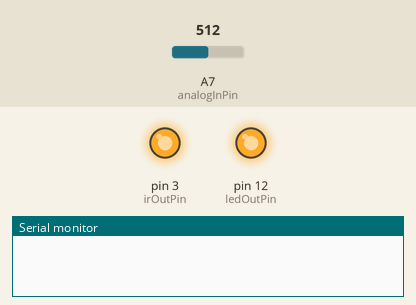
A sketch run on a simulated Arduino Nano, built with avr-gcc and run on an emulated ATmega328P. Shown: output pins drawn as LEDs (lit = HIGH), the last lines printed to the serial monitor. The inputs (shaded band) are chosen by the test bench; at power-on: A7 (analogInPin) = 512. EEPROM starts erased.

Above: at 1.2 s.
1.3 s: A7 (analogInPin) set to 33
2.8 s: A7 (analogInPin) set to 28
At 3.8 s:
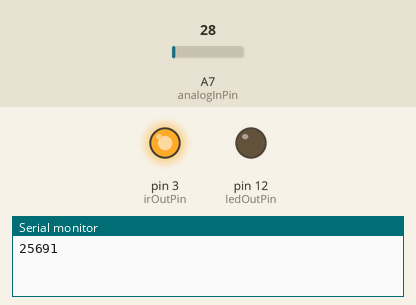
4.3 s: A7 (analogInPin) set to 57
5.8 s: A7 (analogInPin) set to 64
At 6.2 s:
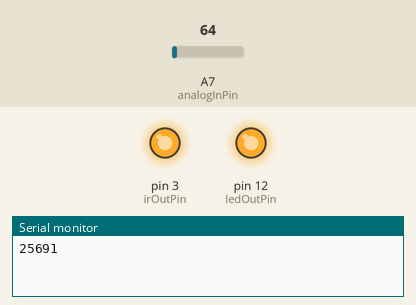
7.3 s: A7 (analogInPin) set to 20
At 7.8 s:
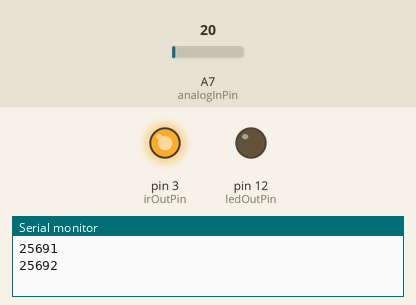
Timing chart, 0 to 9.8 s (numbered marks = the images above; inputs shaded):
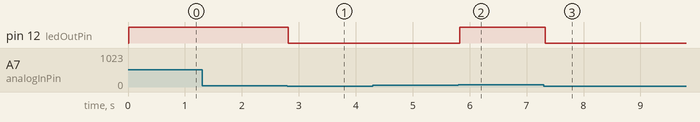

The sketch:

Nano_watermeter.ino
```cpp
#include <EEPROM.h>
const int analogInPin = A7;  // Analog input pin that the photo transistor is attached to
const int irOutPin = 3; // Digital output pin that the IR-LED is attached to
const int ledOutPin = 12; // Signal LED output pin
int triggerLevelLow = 30;
int triggerLevelHigh = 60;
boolean triggerState = false;
long counter;

int sensorValue = 0;  // value read from the photo transistor when ir LED is off
long start = 25690;
void eepromWriteLong(long lo, int adr) {
// long Wert in das EEPROM schreiben
// Eingabe : adr Speicherplatz
// Eingabe : lo Zahl, Wertebereich -2.147.483.648 bis 2.147.483.647
//
// Matthias Busse 23.5.2014 Version 1.0

byte by;

  for(int i=0;i< 4;i++) {
    by = (lo >> ((3-i)*8)) & 0x000000ff;
    EEPROM.write(adr+i, by);
  }
} // eepromWriteLong

long eepromReadLong(int adr) {
// long int Wert aus 4 Byte EEPROM lesen
// Eingabe : adr bis adr+3
// Ausgabe : long Wert
//
// Matthias Busse 23.5.2014 Version 1.0

long lo=0;

  for(int i=0;i< 3;i++){
    lo += EEPROM.read(adr+i);
    lo = lo << 8;
  }
  lo += EEPROM.read(adr+3);
  return lo;
} // eepromReadLong


void setup()
{
  pinMode(irOutPin, OUTPUT);
  pinMode(ledOutPin, OUTPUT);
  digitalWrite(ledOutPin, LOW);
  digitalWrite(irOutPin, HIGH);
  Serial.begin(9600);
  eepromWriteLong(start,1);
}

void loop()
{
  //Test
  sensorValue = analogRead(analogInPin);
  if (sensorValue > triggerLevelHigh)
  {
    if (triggerState == false)
    {
      triggerState = true;
      digitalWrite(ledOutPin, HIGH);
    }
  } else if (sensorValue < triggerLevelLow)
  {
    if (triggerState == true)
    {
      triggerState = false;
      digitalWrite(ledOutPin, LOW);
      counter=eepromReadLong(1);
      counter = counter+1;
      eepromWriteLong(counter,1);
      Serial.println(counter);


    }
  }
  delay(100);
}
```

Measured:
- the behaviour switches between 30 and 29 on A7 (analogInPin) (found by bisection; images 0 and 1)
- the behaviour switches between 60 and 61 on A7 (analogInPin) (found by bisection; images 1 and 2)
- after the input at 1.3 s, every drawn part: stays the same
- after the input at 2.8 s, pin 12 (ledOutPin): HIGH → LOW at once
- after the input at 4.3 s, every drawn part: stays the same
- after the input at 5.8 s, pin 12 (ledOutPin): LOW → HIGH at once
- after the input at 7.3 s, pin 12 (ledOutPin): HIGH → LOW at once
